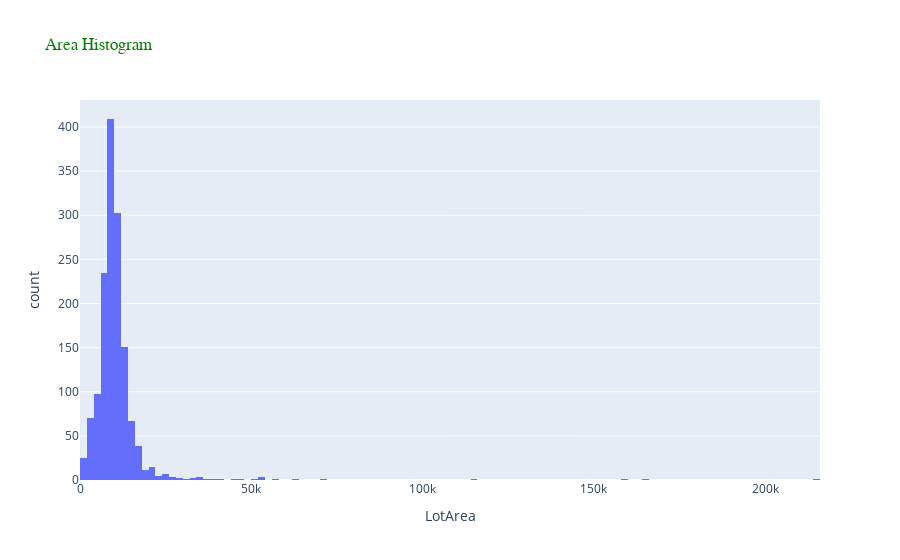

Notebook code cell kept with this figure:
### Markdown cell above
#### TITULO

### Code cell
#TITULO
fig=df.plot.hist(x="c_LotArea",title="c_LotArea",labels={"c_LotArea":"LotArea"})
fig.update_layout(title_text="Area Histogram",title_font_family = "Courier New" ,title_font_color="green")

### Figure 1 — Plotly figure (JSON) as saved in the notebook; plotly's stock layout.template omitted (floating-point values rounded to 4 significant figures; data arrays with more than 128 entries replaced by an {"elided": "..."} marker saying what was removed)
{"data": [{"alignmentgroup": "True", "bingroup": "x", "hovertemplate": "LotArea=%{x}<br>count=%{y}<extra></extra>", "legendgroup": "", "marker": {"color": "#636efa", "pattern": {"shape": ""}}, "name": "", "offsetgroup": "", "orientation": "v", "showlegend": false, "type": "histogram", "x": {"elided": "1460 int values"}, "xaxis": "x", "yaxis": "y"}], "layout": {"barmode": "relative", "legend": {"tracegroupgap": 0}, "title": {"font": {"color": "green", "family": "Courier New"}, "text": "Area Histogram"}, "xaxis": {"anchor": "y", "domain": [0, 1], "title": {"text": "LotArea"}}, "yaxis": {"anchor": "x", "domain": [0, 1], "title": {"text": "count"}}}}
